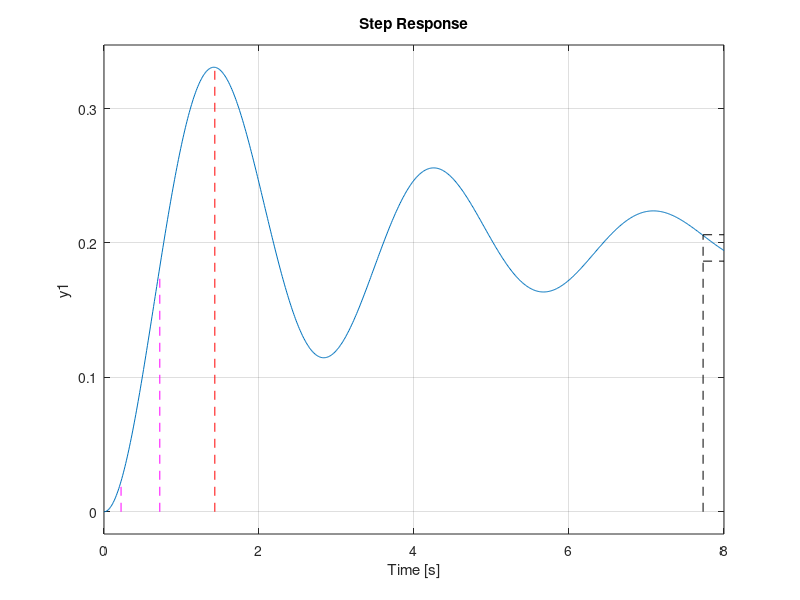

Write the MATLAB code that produced this figure.
clear; clc ;
% sys=tf([3],[1 2 6]);
% step(sys);

G=tf(1,[1 0.6 4])
sys=feedback(G,1);
tt=8;h=0.01;  %tt代表时间范围,h代表步长
t=0:h:tt;     %定义时间范围
step(sys,t);
y=step(sys,t);
[PeakValue,PeakTime]=max(step(sys,t));  %求最大值,即超调量
PeakTime=PeakTime*h;                %最大值的位置
ys=mean(y(length(t)-10:length(t))); %求最终响应值,最后10个数平均
sigma = (PeakValue-ys)/ys;              %超调量百分比
ess = 1 - ys;
for k=1:length(t)   %寻找到第一次y(k)>0.1ys即停止
    if y(k) >= ys * 0.1
        T0=k;break;
    end
end
for k=1:length(t)   %寻找到第一次y(k)>0.9ys即停止
    if y(k) >= ys * 0.9
        T1=k;break;
    end
end
RiseTime=(T1-T0)*h;  %求上升时间

ppm=0.05;            %容许范围+-5%
yup=ys*(1+ppm);
ydown=ys*(1-ppm);

if PeakValue <= yup   %如果峰值在ys的容许范围内
    for k=1:PeakTime / h
        if y(k)>ydown
            AdjustTime = k * h;break;
        end
    end
end

if PeakValue > yup   %如果峰值超出了ys的容许范围
    for k=PeakTime / h:length(t)
        if (y(k-1)<=ydown && y(k)>=ydown) || (y(k-1)>=yup && y(k)<=yup)
            if max(y(k:length(t)))<=yup && min(y(k:length(t)))>=ydown
                AdjustTime = k * h;break;
            end
        end
    end
end

hold on;
plot([PeakTime,PeakTime],[0,y(PeakTime/h)],'--','color','red');

hold on;
plot([AdjustTime,AdjustTime],[0,y(AdjustTime/h)],'--','color','k');
%PlotXPosition(AdjustTime,h,y);

hold on;
plot([AdjustTime,tt],[ydown,ydown],'--','color','k');
hold on;
plot([AdjustTime,tt],[yup,yup],'--','color','k');

hold on;
plot([T0*h,T0*h],[0,y(T0)],'--','color','m');
hold on;
plot([T1*h,T1*h],[0,y(T1)],'--','color','m');

disp(['超调量=',num2str(sigma*100),'%'])
disp(['稳态误差=',num2str(ess)])
disp(['上升时间=',num2str(RiseTime),'s'])
disp(['峰值时间=',num2str(PeakTime),'s'])
disp(['调节时间=',num2str(AdjustTime),'s, 容许范围在ys的±',num2str(ppm*100),'%'])